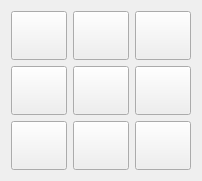
  <widget class="QWidget" name="layoutWidget_8">
   <property name="geometry">
    <rect>
     <x>240</x>
     <y>410</y>
     <width>202</width>
     <height>181</height>
    </rect>
   </property>
   <layout class="QGridLayout" name="gridLayout_32">
    <item row="0" column="0">
     <widget class="QPushButton" name="pB74">
      <property name="sizePolicy">
       <sizepolicy hsizetype="Expanding" vsizetype="Expanding">
        <horstretch>0</horstretch>
        <verstretch>0</verstretch>
       </sizepolicy>
      </property>
      <property name="text">
       <string/>
      </property>
     </widget>
    </item>
    <item row="0" column="1">
     <widget class="QPushButton" name="pB75">
      <property name="sizePolicy">
       <sizepolicy hsizetype="Expanding" vsizetype="Expanding">
        <horstretch>0</horstretch>
        <verstretch>0</verstretch>
       </sizepolicy>
      </property>
      <property name="text">
       <string/>
      </property>
     </widget>
    </item>
    <item row="0" column="2">
     <widget class="QPushButton" name="pB76">
      <property name="sizePolicy">
       <sizepolicy hsizetype="Expanding" vsizetype="Expanding">
        <horstretch>0</horstretch>
        <verstretch>0</verstretch>
       </sizepolicy>
      </property>
      <property name="text">
       <string/>
      </property>
     </widget>
    </item>
    <item row="1" column="0">
     <widget class="QPushButton" name="pB84">
      <property name="sizePolicy">
       <sizepolicy hsizetype="Expanding" vsizetype="Expanding">
        <horstretch>0</horstretch>
        <verstretch>0</verstretch>
       </sizepolicy>
      </property>
      <property name="text">
       <string/>
      </property>
     </widget>
    </item>
    <item row="1" column="1">
     <widget class="QPushButton" name="pB85">
      <property name="sizePolicy">
       <sizepolicy hsizetype="Expanding" vsizetype="Expanding">
        <horstretch>0</horstretch>
        <verstretch>0</verstretch>
       </sizepolicy>
      </property>
      <property name="text">
       <string/>
      </property>
     </widget>
    </item>
    <item row="1" column="2">
     <widget class="QPushButton" name="pB86">
      <property name="sizePolicy">
       <sizepolicy hsizetype="Expanding" vsizetype="Expanding">
        <horstretch>0</horstretch>
        <verstretch>0</verstretch>
       </sizepolicy>
      </property>
      <property name="text">
       <string/>
      </property>
     </widget>
    </item>
    <item row="2" column="0">
     <widget class="QPushButton" name="pB94">
      <property name="sizePolicy">
       <sizepolicy hsizetype="Expanding" vsizetype="Expanding">
        <horstretch>0</horstretch>
        <verstretch>0</verstretch>
       </sizepolicy>
      </property>
      <property name="text">
       <string/>
      </property>
     </widget>
    </item>
    <item row="2" column="1">
     <widget class="QPushButton" name="pB95">
      <property name="sizePolicy">
       <sizepolicy hsizetype="Expanding" vsizetype="Expanding">
        <horstretch>0</horstretch>
        <verstretch>0</verstretch>
       </sizepolicy>
      </property>
      <property name="text">
       <string/>
      </property>
     </widget>
    </item>
    <item row="2" column="2">
     <widget class="QPushButton" name="pB96">
      <property name="sizePolicy">
       <sizepolicy hsizetype="Expanding" vsizetype="Expanding">
        <horstretch>0</horstretch>
        <verstretch>0</verstretch>
       </sizepolicy>
      </property>
      <property name="text">
       <string/>
      </property>
     </widget>
    </item>
   </layout>
  </widget>
